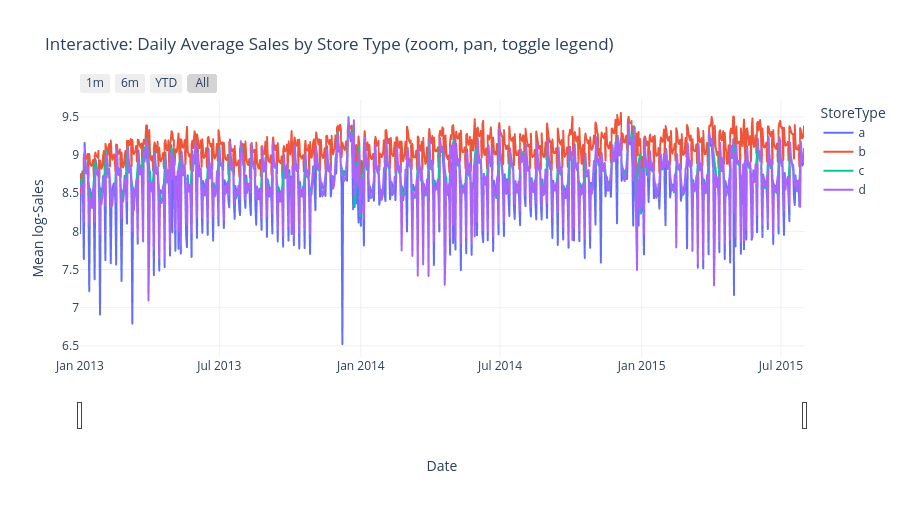

The notebook cell this image was saved under:
### Markdown cell above
## 10. Interactive Dashboard — Sales Trend Explorer (Plotly)

### Code cell
daily_by_type = df.groupby(['Date', 'StoreType'])['Sales'].mean().reset_index()

fig = px.line(daily_by_type, x='Date', y='Sales', color='StoreType',
              title='Interactive: Daily Average Sales by Store Type (zoom, pan, toggle legend)',
              labels={'Sales': 'Mean log-Sales', 'Date': 'Date'})
fig.update_xaxes(rangeslider_visible=True,
                  rangeselector=dict(buttons=[
                      dict(count=1, label='1m', step='month', stepmode='backward'),
                      dict(count=6, label='6m', step='month', stepmode='backward'),
                      dict(count=1, label='YTD', step='year', stepmode='todate'),
                      dict(step='all', label='All')]))
fig.update_layout(height=520, hovermode='x unified', template='plotly_white')
fig.show()

### Figure 1 — Plotly figure (JSON) as saved in the notebook; plotly's stock layout.template omitted (floating-point values rounded to 4 significant figures; data arrays with more than 128 entries replaced by an {"elided": "..."} marker saying what was removed)
{"data": [{"hovertemplate": "StoreType=a<br>Date=%{x}<br>Mean log-Sales=%{y}<extra></extra>", "legendgroup": "a", "line": {"color": "#636efa", "dash": "solid"}, "marker": {"symbol": "circle"}, "mode": "lines", "name": "a", "showlegend": true, "type": "scattergl", "x": {"elided": "916 str values"}, "xaxis": "x", "y": {"elided": "916 float values"}, "yaxis": "y"}, {"hovertemplate": "StoreType=b<br>Date=%{x}<br>Mean log-Sales=%{y}<extra></extra>", "legendgroup": "b", "line": {"color": "#EF553B", "dash": "solid"}, "marker": {"symbol": "circle"}, "mode": "lines", "name": "b", "showlegend": true, "type": "scattergl", "x": {"elided": "942 str values"}, "xaxis": "x", "y": {"elided": "942 float values"}, "yaxis": "y"}, {"hovertemplate": "StoreType=c<br>Date=%{x}<br>Mean log-Sales=%{y}<extra></extra>", "legendgroup": "c", "line": {"color": "#00cc96", "dash": "solid"}, "marker": {"symbol": "circle"}, "mode": "lines", "name": "c", "showlegend": true, "type": "scattergl", "x": {"elided": "786 str values"}, "xaxis": "x", "y": {"elided": "786 float values"}, "yaxis": "y"}, {"hovertemplate": "StoreType=d<br>Date=%{x}<br>Mean log-Sales=%{y}<extra></extra>", "legendgroup": "d", "line": {"color": "#ab63fa", "dash": "solid"}, "marker": {"symbol": "circle"}, "mode": "lines", "name": "d", "showlegend": true, "type": "scattergl", "x": {"elided": "905 str values"}, "xaxis": "x", "y": {"elided": "905 float values"}, "yaxis": "y"}], "layout": {"height": 520, "hovermode": "x unified", "legend": {"title": {"text": "StoreType"}, "tracegroupgap": 0}, "title": {"text": "Interactive: Daily Average Sales by Store Type (zoom, pan, toggle legend)"}, "xaxis": {"anchor": "y", "domain": [0, 1], "rangeselector": {"buttons": [{"count": 1, "label": "1m", "step": "month", "stepmode": "backward"}, {"count": 6, "label": "6m", "step": "month", "stepmode": "backward"}, {"count": 1, "label": "YTD", "step": "year", "stepmode": "todate"}, {"label": "All", "step": "all"}]}, "rangeslider": {"visible": true}, "title": {"text": "Date"}}, "yaxis": {"anchor": "x", "domain": [0, 1], "title": {"text": "Mean log-Sales"}}}}
